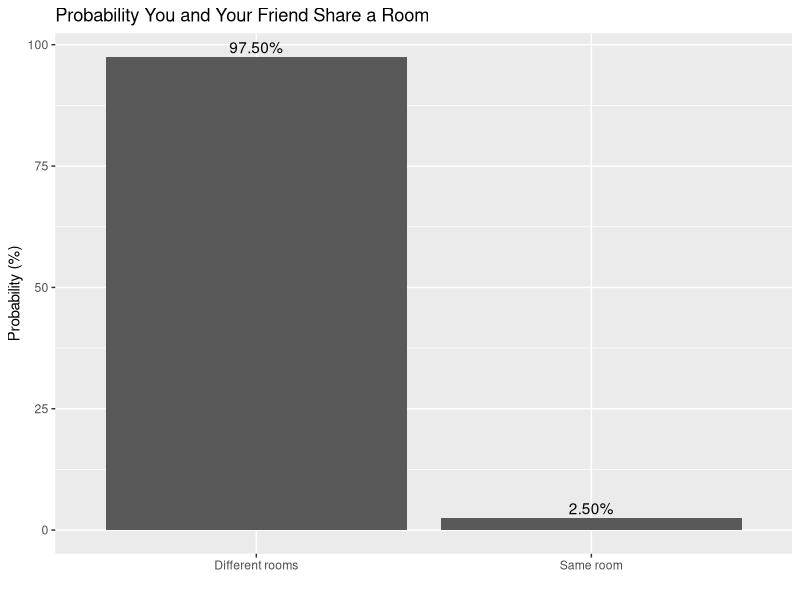
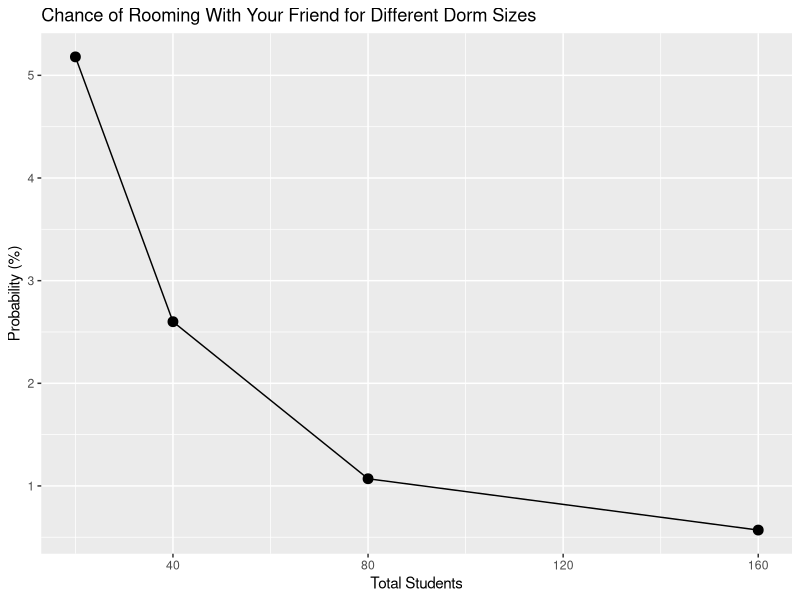

These figures' R source, in order:
## ---- chunk 1
#| echo: true
#| message: false
#| warning: false

library(tidyverse)

n_rooms <- 20
room_capacity <- 2
n_students <- 40

you <- 1
friend <- 2

same_room_once <- function(x) {
  assignments <- sample(rep(1:n_rooms, each = room_capacity))
  assignments[you] == assignments[friend]
}
set.seed(47) # I chose 47 as my seed because of Pomona College :) 
n_sims <- 10000
outcomes <- map_lgl(1:n_sims, same_room_once)
prob_same_room <- mean(outcomes)
prob_same_room
## ---- chunk 2
room_df <- tibble(
  outcome = c("Same room", "Different rooms"),
  prob = c(prob_same_room, 1 - prob_same_room)
)
## ---- chunk 3
ggplot(room_df, aes(outcome, prob * 100)) +
  geom_col() +
  geom_text(aes(label = scales::percent(prob, accuracy = 0.01)),
            vjust = -0.3) +
  labs(
    title = "Probability You and Your Friend Share a Room",
    x = "",
    y = "Probability (%)"
  )
## ---- chunk 4
estimate_prob <- function(n_rooms, capacity = 2, sims = 10000) {
  same_room_count <- 0
  for (i in 1:sims) {
    assignments <- sample(rep(1:n_rooms, each = capacity))
    if (assignments[1] == assignments[2]) {
      same_room_count <- same_room_count + 1
    }
  }
  same_room_count / sims
}
## ---- chunk 5
room_sizes <- c(10, 20, 40, 80)
results <- tibble(
  rooms = room_sizes,
  students = room_sizes * 2,
  prob = sapply(room_sizes, estimate_prob)
)
results
## ---- chunk 6
ggplot(results, aes(x = students, y = prob * 100)) +
  geom_line() +
  geom_point(size = 3) +
  labs(
    title = "Chance of Rooming With Your Friend for Different Dorm Sizes",
    x = "Total Students",
    y = "Probability (%)"
  )
